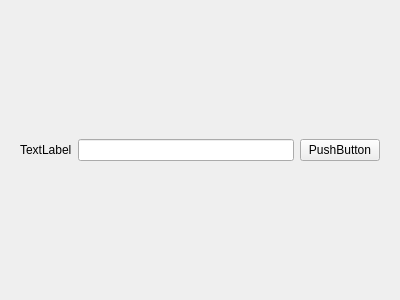
<?xml version="1.0" encoding="UTF-8"?>
<ui version="4.0">
 <class>CustomEditTextWidget</class>
 <widget class="QWidget" name="CustomEditTextWidget">
  <property name="geometry">
   <rect>
    <x>0</x>
    <y>0</y>
    <width>400</width>
    <height>300</height>
   </rect>
  </property>
  <property name="windowTitle">
   <string>Form</string>
  </property>
  <layout class="QVBoxLayout" name="verticalLayout">
   <item>
    <widget class="QWidget" name="mainWidget" native="true">
     <layout class="QHBoxLayout" name="horizontalLayout_2">
      <item>
       <widget class="QLabel" name="title">
        <property name="text">
         <string>TextLabel</string>
        </property>
       </widget>
      </item>
      <item>
       <widget class="QLineEdit" name="value"/>
      </item>
      <item>
       <widget class="QPushButton" name="updateButton">
        <property name="text">
         <string>PushButton</string>
        </property>
       </widget>
      </item>
     </layout>
    </widget>
   </item>
  </layout>
 </widget>
 <resources/>
 <connections/>
</ui>
